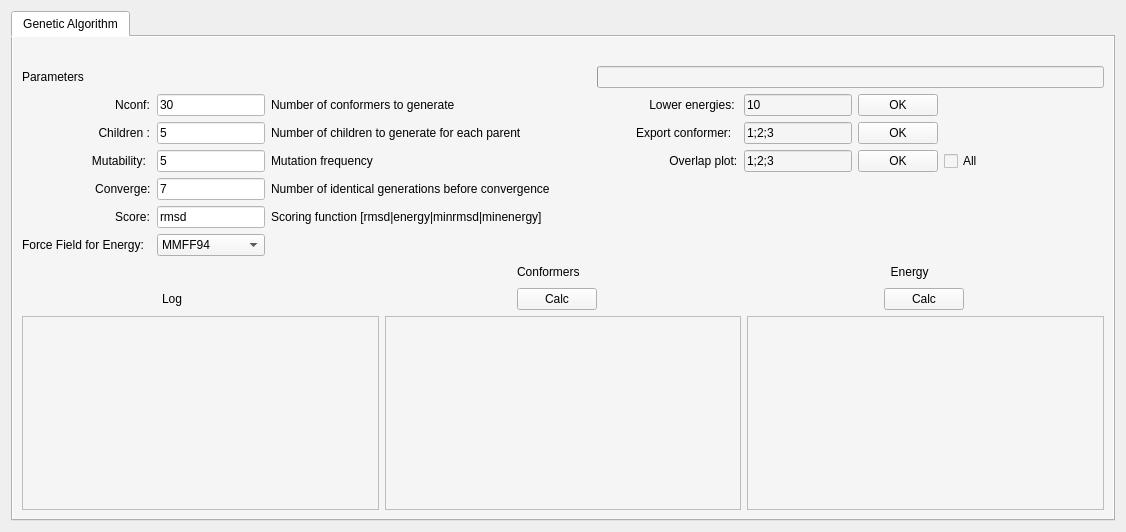
      <widget class="QWidget" name="tab">
       <attribute name="title">
        <string>Conformer Searching</string>
       </attribute>
       <layout class="QGridLayout" name="gridLayout_2">
        <item row="0" column="0">
         <widget class="QTabWidget" name="tabWidget_2">
          <property name="styleSheet">
           <string notr="true">background-color: rgb(245, 245, 245);</string>
          </property>
          <property name="currentIndex">
           <number>0</number>
          </property>
          <widget class="QWidget" name="tab_CS_GA">
           <attribute name="title">
            <string>Genetic Algorithm</string>
           </attribute>
           <layout class="QGridLayout" name="gridLayout_4">
            <item row="0" column="0">
             <layout class="QVBoxLayout" name="verticalLayout">
              <item>
               <widget class="QLabel" name="lbl_show_dir_cs">
                <property name="text">
                 <string/>
                </property>
               </widget>
              </item>
             </layout>
            </item>
            <item row="1" column="0">
             <layout class="QGridLayout" name="gridLayout_18">
              <item row="0" column="0">
               <widget class="QLabel" name="label">
                <property name="styleSheet">
                 <string notr="true">font: 12pt &quot;Ubuntu&quot;;
color: rgb(0, 0, 0);</string>
                </property>
                <property name="text">
                 <string>Parameters</string>
                </property>
               </widget>
              </item>
              <item row="0" column="2">
               <widget class="QProgressBar" name="progbar">
                <property name="enabled">
                 <bool>true</bool>
                </property>
                <property name="toolTip">
                 <string/>
                </property>
                <property name="statusTip">
                 <string/>
                </property>
                <property name="whatsThis">
                 <string/>
                </property>
                <property name="accessibleName">
                 <string/>
                </property>
                <property name="value">
                 <number>0</number>
                </property>
                <property name="textVisible">
                 <bool>false</bool>
                </property>
                <property name="invertedAppearance">
                 <bool>false</bool>
                </property>
                <property name="textDirection">
                 <enum>QProgressBar::TopToBottom</enum>
                </property>
               </widget>
              </item>
              <item row="0" column="1">
               <spacer name="horizontalSpacer">
                <property name="orientation">
                 <enum>Qt::Horizontal</enum>
                </property>
                <property name="sizeHint" stdset="0">
                 <size>
                  <width>40</width>
                  <height>20</height>
                 </size>
                </property>
               </spacer>
              </item>
             </layout>
            </item>
            <item row="2" column="0">
             <layout class="QGridLayout" name="gridLayout_3">
              <item row="4" column="3">
               <widget class="QLabel" name="lbl_score_info_3">
                <property name="text">
                 <string>Scoring function [rmsd|energy|minrmsd|minenergy]</string>
                </property>
               </widget>
              </item>
              <item row="3" column="3">
               <widget class="QLabel" name="lbl_converge_inf">
                <property name="text">
                 <string>Number of identical generations before convergence</string>
                </property>
               </widget>
              </item>
              <item row="2" column="0">
               <widget class="QLabel" name="lbl_mut">
                <property name="styleSheet">
                 <string notr="true">font: 12pt &quot;Ubuntu&quot;;
color: rgb(0, 0, 0);</string>
                </property>
                <property name="text">
                 <string>                     Mutability:</string>
                </property>
               </widget>
              </item>
              <item row="0" column="3">
               <widget class="QLabel" name="lbl_nconf_info_3">
                <property name="text">
                 <string>Number of conformers to generate</string>
                </property>
               </widget>
              </item>
              <item row="1" column="1">
               <widget class="QLineEdit" name="txt_child">
                <property name="styleSheet">
                 <string notr="true">background-color: rgb(255, 255, 255);</string>
                </property>
                <property name="text">
                 <string>5</string>
                </property>
               </widget>
              </item>
              <item row="4" column="0">
               <widget class="QLabel" name="lbl_score_1">
                <property name="styleSheet">
                 <string notr="true">font: 12pt &quot;Ubuntu&quot;;
color: rgb(0, 0, 0);</string>
                </property>
                <property name="text">
                 <string>                            Score:</string>
                </property>
               </widget>
              </item>
              <item row="2" column="3">
               <widget class="QLabel" name="lbl_mutability_info_3">
                <property name="text">
                 <string>Mutation frequency</string>
                </property>
               </widget>
              </item>
              <item row="2" column="1">
               <widget class="QLineEdit" name="txt_mut">
                <property name="styleSheet">
                 <string notr="true">background-color: rgb(255, 255, 255);</string>
                </property>
                <property name="text">
                 <string>5</string>
                </property>
               </widget>
              </item>
              <item row="0" column="1">
               <widget class="QLineEdit" name="txt_ncon">
                <property name="styleSheet">
                 <string notr="true">background-color: rgb(255, 255, 255);</string>
                </property>
                <property name="text">
                 <string>30</string>
                </property>
               </widget>
              </item>
              <item row="1" column="3">
               <widget class="QLabel" name="lbl_children_info_3">
                <property name="text">
                 <string>Number of children to generate for each parent</string>
                </property>
               </widget>
              </item>
              <item row="3" column="0">
               <widget class="QLabel" name="lbl_conv">
                <property name="styleSheet">
                 <string notr="true">font: 12pt &quot;Ubuntu&quot;;
color: rgb(0, 0, 0);</string>
                </property>
                <property name="text">
                 <string>                      Converge:</string>
                </property>
               </widget>
              </item>
              <item row="1" column="0">
               <widget class="QLabel" name="lbl_child">
                <property name="styleSheet">
                 <string notr="true">font: 12pt &quot;Ubuntu&quot;;
color: rgb(0, 0, 0);</string>
                </property>
                <property name="text">
                 <string>                       Children :</string>
                </property>
               </widget>
              </item>
              <item row="3" column="1">
               <widget class="QLineEdit" name="txt_conv">
                <property name="styleSheet">
                 <string notr="true">background-color: rgb(255, 255, 255);</string>
                </property>
                <property name="text">
                 <string>7</string>
                </property>
               </widget>
              </item>
              <item row="0" column="0">
               <widget class="QLabel" name="lbl_ncon">
                <property name="styleSheet">
                 <string notr="true">font: 12pt &quot;Ubuntu&quot;;
color: rgb(0, 0, 0);</string>
                </property>
                <property name="text">
                 <string>                            Nconf:</string>
                </property>
               </widget>
              </item>
              <item row="4" column="1">
               <widget class="QLineEdit" name="txt_scor">
                <property name="styleSheet">
                 <string notr="true">background-color: rgb(255, 255, 255);</string>
                </property>
                <property name="text">
                 <string>rmsd</string>
                </property>
               </widget>
              </item>
              <item row="5" column="0">
               <widget class="QLabel" name="lbl_ffe_info">
                <property name="styleSheet">
                 <string notr="true">font: 12pt &quot;Ubuntu&quot;;
color: rgb(0, 0, 0);</string>
                </property>
                <property name="text">
                 <string>Force Field for Energy:</string>
                </property>
               </widget>
              </item>
              <item row="5" column="1">
               <widget class="QComboBox" name="cbox_energyfield">
                <property name="cursor">
                 <cursorShape>PointingHandCursor</cursorShape>
                </property>
                <property name="styleSheet">
                 <string notr="true">selection-background-color: rgb(0, 85, 255);</string>
                </property>
                <item>
                 <property name="text">
                  <string>MMFF94</string>
                 </property>
                </item>
                <item>
                 <property name="text">
                  <string>MMFF94s</string>
                 </property>
                </item>
                <item>
                 <property name="text">
                  <string>UFF</string>
                 </property>
                </item>
                <item>
                 <property name="text">
                  <string>Ghemical</string>
                 </property>
                </item>
                <item>
                 <property name="text">
                  <string>GAFF</string>
                 </property>
                </item>
               </widget>
              </item>
              <item row="0" column="6">
               <widget class="QLabel" name="label_24">
                <property name="styleSheet">
                 <string notr="true">font: 12pt &quot;Ubuntu&quot;;
color: rgb(0, 0, 0);</string>
                </property>
                <property name="text">
                 <string>    Lower energies:</string>
                </property>
               </widget>
              </item>
              <item row="0" column="8">
               <widget class="QPushButton" name="btn_lowerenergies">
                <property name="text">
                 <string>OK</string>
                </property>
               </widget>
              </item>
              <item row="0" column="5">
               <spacer name="horizontalSpacer_3">
                <property name="orientation">
                 <enum>Qt::Horizontal</enum>
                </property>
                <property name="sizeHint" stdset="0">
                 <size>
                  <width>40</width>
                  <height>20</height>
                 </size>
                </property>
               </spacer>
              </item>
              <item row="0" column="7">
               <widget class="QLineEdit" name="ln_confs">
                <property name="text">
                 <string>10</string>
                </property>
               </widget>
              </item>
              <item row="0" column="11">
               <spacer name="horizontalSpacer_29">
                <property name="orientation">
                 <enum>Qt::Horizontal</enum>
                </property>
                <property name="sizeHint" stdset="0">
                 <size>
                  <width>40</width>
                  <height>20</height>
                 </size>
                </property>
               </spacer>
              </item>
              <item row="0" column="12">
               <spacer name="horizontalSpacer_28">
                <property name="orientation">
                 <enum>Qt::Horizontal</enum>
                </property>
                <property name="sizeHint" stdset="0">
                 <size>
                  <width>40</width>
                  <height>20</height>
                 </size>
                </property>
               </spacer>
              </item>
              <item row="0" column="9">
               <spacer name="horizontalSpacer_31">
                <property name="orientation">
                 <enum>Qt::Horizontal</enum>
                </property>
                <property name="sizeHint" stdset="0">
                 <size>
                  <width>40</width>
                  <height>20</height>
                 </size>
                </property>
               </spacer>
              </item>
              <item row="0" column="10">
               <spacer name="horizontalSpacer_30">
                <property name="orientation">
                 <enum>Qt::Horizontal</enum>
                </property>
                <property name="sizeHint" stdset="0">
                 <size>
                  <width>40</width>
                  <height>20</height>
                 </size>
                </property>
               </spacer>
              </item>
              <item row="0" column="4">
               <spacer name="horizontalSpacer_32">
                <property name="orientation">
                 <enum>Qt::Horizontal</enum>
                </property>
                <property name="sizeHint" stdset="0">
                 <size>
                  <width>40</width>
                  <height>20</height>
                 </size>
                </property>
               </spacer>
              </item>
              <item row="1" column="6">
               <widget class="QLabel" name="label_33">
                <property name="styleSheet">
                 <string notr="true">font: 12pt &quot;Ubuntu&quot;;
color: rgb(0, 0, 0);</string>
                </property>
                <property name="text">
                 <string>Export conformer:</string>
                </property>
               </widget>
              </item>
              <item row="1" column="7">
               <widget class="QLineEdit" name="ln_exportConformers">
                <property name="text">
                 <string>1;2;3</string>
                </property>
               </widget>
              </item>
              <item row="1" column="8">
               <widget class="QPushButton" name="btn_exportConformers">
                <property name="text">
                 <string>OK</string>
                </property>
               </widget>
              </item>
              <item row="2" column="6">
               <widget class="QLabel" name="label_34">
                <property name="styleSheet">
                 <string notr="true">font: 12pt &quot;Ubuntu&quot;;
color: rgb(0, 0, 0);</string>
                </property>
                <property name="text">
                 <string>          Overlap plot:</string>
                </property>
               </widget>
              </item>
              <item row="2" column="7">
               <widget class="QLineEdit" name="ln_overlapConfs">
                <property name="text">
                 <string>1;2;3</string>
                </property>
               </widget>
              </item>
              <item row="2" column="8">
               <widget class="QPushButton" name="btn_overlapConfs">
                <property name="text">
                 <string>OK</string>
                </property>
               </widget>
              </item>
              <item row="2" column="9">
               <widget class="QCheckBox" name="chkbox_overlapALL">
                <property name="text">
                 <string>All</string>
                </property>
               </widget>
              </item>
             </layout>
            </item>
            <item row="3" column="0">
             <layout class="QGridLayout" name="gridLayout_36">
              <item row="0" column="18">
               <widget class="QLabel" name="label_7">
                <property name="styleSheet">
                 <string notr="true">font: 12pt &quot;Ubuntu&quot;;
color: rgb(0, 0, 0);</string>
                </property>
                <property name="text">
                 <string>  Energy</string>
                </property>
               </widget>
              </item>
              <item row="1" column="5">
               <spacer name="horizontalSpacer_9">
                <property name="orientation">
                 <enum>Qt::Horizontal</enum>
                </property>
                <property name="sizeHint" stdset="0">
                 <size>
                  <width>40</width>
                  <height>20</height>
                 </size>
                </property>
               </spacer>
              </item>
              <item row="1" column="0">
               <spacer name="horizontalSpacer_8">
                <property name="orientation">
                 <enum>Qt::Horizontal</enum>
                </property>
                <property name="sizeHint" stdset="0">
                 <size>
                  <width>40</width>
                  <height>20</height>
                 </size>
                </property>
               </spacer>
              </item>
              <item row="1" column="12">
               <spacer name="horizontalSpacer_21">
                <property name="orientation">
                 <enum>Qt::Horizontal</enum>
                </property>
                <property name="sizeHint" stdset="0">
                 <size>
                  <width>40</width>
                  <height>20</height>
                 </size>
                </property>
               </spacer>
              </item>
              <item row="1" column="14">
               <spacer name="horizontalSpacer_12">
                <property name="orientation">
                 <enum>Qt::Horizontal</enum>
                </property>
                <property name="sizeHint" stdset="0">
                 <size>
                  <width>40</width>
                  <height>20</height>
                 </size>
                </property>
               </spacer>
              </item>
              <item row="1" column="16">
               <spacer name="horizontalSpacer_6">
                <property name="orientation">
                 <enum>Qt::Horizontal</enum>
                </property>
                <property name="sizeHint" stdset="0">
                 <size>
                  <width>40</width>
                  <height>20</height>
                 </size>
                </property>
               </spacer>
              </item>
              <item row="1" column="18">
               <widget class="QPushButton" name="btn_energy_GA_run">
                <property name="text">
                 <string>Calc</string>
                </property>
               </widget>
              </item>
              <item row="1" column="8">
               <spacer name="horizontalSpacer_13">
                <property name="orientation">
                 <enum>Qt::Horizontal</enum>
                </property>
                <property name="sizeHint" stdset="0">
                 <size>
                  <width>40</width>
                  <height>20</height>
                 </size>
                </property>
               </spacer>
              </item>
              <item row="1" column="13">
               <spacer name="horizontalSpacer_14">
                <property name="orientation">
                 <enum>Qt::Horizontal</enum>
                </property>
                <property name="sizeHint" stdset="0">
                 <size>
                  <width>40</width>
                  <height>20</height>
                 </size>
                </property>
               </spacer>
              </item>
              <item row="1" column="19">
               <spacer name="horizontalSpacer_22">
                <property name="orientation">
                 <enum>Qt::Horizontal</enum>
                </property>
                <property name="sizeHint" stdset="0">
                 <size>
                  <width>40</width>
                  <height>20</height>
                 </size>
                </property>
               </spacer>
              </item>
              <item row="1" column="11">
               <widget class="QPushButton" name="btn_GA_run">
                <property name="text">
                 <string>Calc</string>
                </property>
               </widget>
              </item>
              <item row="1" column="15">
               <spacer name="horizontalSpacer_10">
                <property name="orientation">
                 <enum>Qt::Horizontal</enum>
                </property>
                <property name="sizeHint" stdset="0">
                 <size>
                  <width>40</width>
                  <height>20</height>
                 </size>
                </property>
               </spacer>
              </item>
              <item row="1" column="21">
               <spacer name="horizontalSpacer_7">
                <property name="orientation">
                 <enum>Qt::Horizontal</enum>
                </property>
                <property name="sizeHint" stdset="0">
                 <size>
                  <width>40</width>
                  <height>20</height>
                 </size>
                </property>
               </spacer>
              </item>
              <item row="1" column="3">
               <widget class="QLabel" name="label_4">
                <property name="styleSheet">
                 <string notr="true">font: 12pt &quot;Ubuntu&quot;;
color: rgb(0, 0, 0);</string>
                </property>
                <property name="text">
                 <string>Log</string>
                </property>
               </widget>
              </item>
              <item row="1" column="9">
               <spacer name="horizontalSpacer_15">
                <property name="orientation">
                 <enum>Qt::Horizontal</enum>
                </property>
                <property name="sizeHint" stdset="0">
                 <size>
                  <width>40</width>
                  <height>20</height>
                 </size>
                </property>
               </spacer>
              </item>
              <item row="1" column="20">
               <spacer name="horizontalSpacer_16">
                <property name="orientation">
                 <enum>Qt::Horizontal</enum>
                </property>
                <property name="sizeHint" stdset="0">
                 <size>
                  <width>40</width>
                  <height>20</height>
                 </size>
                </property>
               </spacer>
              </item>
              <item row="1" column="17">
               <spacer name="horizontalSpacer_17">
                <property name="orientation">
                 <enum>Qt::Horizontal</enum>
                </property>
                <property name="sizeHint" stdset="0">
                 <size>
                  <width>40</width>
                  <height>20</height>
                 </size>
                </property>
               </spacer>
              </item>
              <item row="1" column="1">
               <spacer name="horizontalSpacer_18">
                <property name="orientation">
                 <enum>Qt::Horizontal</enum>
                </property>
                <property name="sizeHint" stdset="0">
                 <size>
                  <width>40</width>
                  <height>20</height>
                 </size>
                </property>
               </spacer>
              </item>
              <item row="1" column="4">
               <spacer name="horizontalSpacer_20">
                <property name="orientation">
                 <enum>Qt::Horizontal</enum>
                </property>
                <property name="sizeHint" stdset="0">
                 <size>
                  <width>40</width>
                  <height>20</height>
                 </size>
                </property>
               </spacer>
              </item>
              <item row="0" column="11">
               <widget class="QLabel" name="label_2">
                <property name="styleSheet">
                 <string notr="true">font: 12pt &quot;Ubuntu&quot;;
color: rgb(0, 0, 0);</string>
                </property>
                <property name="text">
                 <string>Conformers</string>
                </property>
               </widget>
              </item>
              <item row="1" column="7">
               <spacer name="horizontalSpacer_11">
                <property name="orientation">
                 <enum>Qt::Horizontal</enum>
                </property>
                <property name="sizeHint" stdset="0">
                 <size>
                  <width>40</width>
                  <height>20</height>
                 </size>
                </property>
               </spacer>
              </item>
              <item row="1" column="2">
               <spacer name="horizontalSpacer_19">
                <property name="orientation">
                 <enum>Qt::Horizontal</enum>
                </property>
                <property name="sizeHint" stdset="0">
                 <size>
                  <width>40</width>
                  <height>20</height>
                 </size>
                </property>
               </spacer>
              </item>
              <item row="1" column="10">
               <spacer name="horizontalSpacer_23">
                <property name="orientation">
                 <enum>Qt::Horizontal</enum>
                </property>
                <property name="sizeHint" stdset="0">
                 <size>
                  <width>40</width>
                  <height>20</height>
                 </size>
                </property>
               </spacer>
              </item>
              <item row="0" column="6">
               <spacer name="horizontalSpacer_5">
                <property name="orientation">
                 <enum>Qt::Horizontal</enum>
                </property>
                <property name="sizeHint" stdset="0">
                 <size>
                  <width>40</width>
                  <height>20</height>
                 </size>
                </property>
               </spacer>
              </item>
             </layout>
            </item>
            <item row="4" column="0">
             <layout class="QHBoxLayout" name="horizontalLayout_11">
              <item>
               <widget class="QTextEdit" name="txt_log_show"/>
              </item>
              <item>
               <widget class="QTextEdit" name="txt_conformer_show"/>
              </item>
              <item>
               <widget class="QTextEdit" name="txt_energy_show"/>
              </item>
             </layout>
            </item>
           </layout>
          </widget>
         </widget>
        </item>
       </layout>
      </widget>
